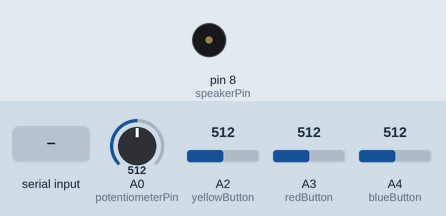
Recording of a sketch running on a simulated Arduino Uno, built with avr-gcc and run on an emulated ATmega328P. Shown: buzzer (waves = sounding). Inputs (shaded band) come from the test bench; at power-on: A0 (potentiometerPin) = 512, A2 (yellowButton) = 512, A3 (redButton) = 512, A4 (blueButton) = 512. What the sketch prints to the serial monitor is not drawn.

Above: at 1.0 s.
1.1 s: "4" received over Serial
At 1.5 s:
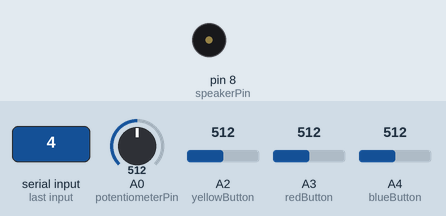
4.1 s: "5" received over Serial
At 6.1 s:
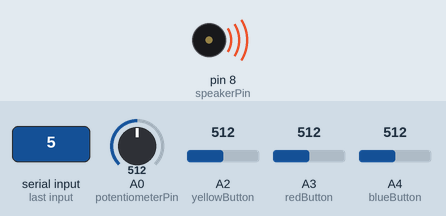
7.1 s: "1" received over Serial
Timing chart, 0 to 10.1 s (numbered marks = the images above; inputs shaded):
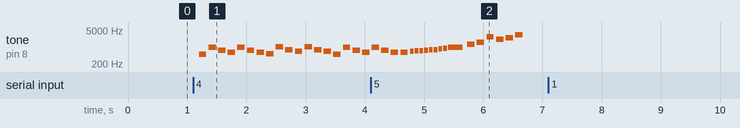

The sketch:

flappybirdarduino.ino
```cpp
#include "pitches.h"

//setting up variables
byte val1;
int val2;
int arduinoCommunication = 0;
char processingCommunication;

//declaring pins
int speakerPin = 8;
const int potentiometerPin = A0;
const int yellowButton = A2;
const int redButton = A3;
const int blueButton = A4;

//declaring states of buttons
int yellowState = 0;
int redState = 0;
int blueState = 0;

//variables needed for state reading
int yellowPrevious = 0;
int yellowPush = 0;
int redPrevious = 0;
int redPush = 0;
int bluePrevious = 0;
int bluePush = 0;

// 1-UP sound
int melody[] = {
  NOTE_E6, NOTE_G6, NOTE_E7, NOTE_C7, NOTE_D7, NOTE_G7,
};

// 1-UP tempo
int noteDurations[] = {
  8, 8, 8, 8, 8, 8,
};

// introduction sound
int intro_melody[] = {
  NOTE_B4, NOTE_B5, NOTE_FS5, NOTE_DS5,
  NOTE_B5, NOTE_FS5, NOTE_DS5, NOTE_C5,
  NOTE_C6, NOTE_G5, NOTE_E5, NOTE_C6, NOTE_G5, NOTE_E5,

  NOTE_B4,  NOTE_B5,  NOTE_FS5,   NOTE_DS5,  NOTE_B5,
  NOTE_FS5, NOTE_DS5,  NOTE_DS5, NOTE_E5,  NOTE_F5,
  NOTE_F5,  NOTE_FS5,  NOTE_G5,  NOTE_G5, NOTE_GS5,  NOTE_A5, NOTE_B5,
};

// introduction tempo
int intro_tempo[] = {
  8, 8, 8, 8,
  8, 8, 8, 8,
  8, 8, 8, 8, 8, 8,

  8, 8, 8, 8, 8,
  8, 8, 8, 16, 16,
  16, 16, 16, 16, 16, 16, 4
};

void setup() {
  pinMode(speakerPin, OUTPUT);
  Serial.begin(9600);
  establishContact();

  //intro playing once when Processing loads
  int size = sizeof(intro_melody) / sizeof(int);
  for (int thisNote = 0; thisNote < size; thisNote++) {
    int noteDuration = 1000 / intro_tempo[thisNote];
    tone(speakerPin, intro_melody[thisNote], noteDuration);
    int pauseBetweenNotes = noteDuration * 1.30;
    delay(pauseBetweenNotes);
    // stop the tone playing:
    noTone(speakerPin);
  }
}

void loop() {

  //reading values that Processing sends to Arduino
  if (Serial.available() > 0) {
    processingCommunication = Serial.read();

    //mapping potentiometer for background
    int potentiometerState = analogRead(potentiometerPin);
    val1 = map(potentiometerState, 0, 1023, 0, 4);

    //checking state of yellow button
    yellowState = analogRead(yellowButton);
    int yellowOn = map(yellowState, 0, 1023, 0, 2);

    //checking state of red button
    redState = analogRead(redButton);
    int redOn = map(redState, 0, 1023, 0, 2);

    //checking state of blue button
    blueState = analogRead(blueButton);
    int blueOn = map(blueState, 0, 1023, 0, 2);


    //if bird is in the slot between the pipes, play 1-UP sound
    if (processingCommunication == '4') {
      for (int thisNote = 0; thisNote < 6; thisNote++) {
        int noteDuration = 1000 / noteDurations[thisNote];
        tone(speakerPin, melody[thisNote], noteDuration);
        int pauseBetweenNotes = noteDuration * 1.30;
        delay(pauseBetweenNotes);
      }
      //if bird is not in the slot between the pipes, don't play 1-UP sound
    } else if (processingCommunication == '5') {
      noTone(speakerPin);
    }

    //state changes of yellow, red and blue buttons
    if (yellowOn != yellowPrevious) {
      if (yellowOn == 1) {
        yellowPush++;
      }
    }

    if (redOn != redPrevious) {
      if (redOn == 1) {
        redPush++;
      }
    }

    if (blueOn != bluePrevious) {
      if (blueOn == 1) {
        bluePush++;
      }
    }

    yellowPrevious = yellowOn;
    redPrevious = redOn;
    bluePrevious = blueOn;

    if (yellowPush % 2 == 1) {
      yellowPush = 0;
      val2 = 0;
    }
    if ((redPush % 2 == 1)) {
      redPush = 0;
      val2 = 1;
    }
    if (bluePush % 2 == 1) {
      bluePush = 0;
      val2 = 2;
    }
    //write values and send them to Processing
    Serial.write(val2);
    Serial.write(val1);
  }
}

  //establish contact between Arduino and Processing
  void establishContact() {
    while (Serial.available() <= 0) {
      Serial.println("A");   // send a capital A
      delay(300);
    }
  }
```

pitches.h
```cpp
/*************************************************
 * Public Constants
 *************************************************/

#define NOTE_B0  31
#define NOTE_C1  33
#define NOTE_CS1 35
#define NOTE_D1  37
#define NOTE_DS1 39
#define NOTE_E1  41
#define NOTE_F1  44
#define NOTE_FS1 46
#define NOTE_G1  49
#define NOTE_GS1 52
#define NOTE_A1  55
#define NOTE_AS1 58
#define NOTE_B1  62
#define NOTE_C2  65
#define NOTE_CS2 69
#define NOTE_D2  73
#define NOTE_DS2 78
#define NOTE_E2  82
#define NOTE_F2  87
#define NOTE_FS2 93
#define NOTE_G2  98
#define NOTE_GS2 104
#define NOTE_A2  110
#define NOTE_AS2 117
#define NOTE_B2  123
#define NOTE_C3  131
#define NOTE_CS3 139
#define NOTE_D3  147
#define NOTE_DS3 156
#define NOTE_E3  165
#define NOTE_F3  175
#define NOTE_FS3 185
#define NOTE_G3  196
#define NOTE_GS3 208
#define NOTE_A3  220
#define NOTE_AS3 233
#define NOTE_B3  247
#define NOTE_C4  262
#define NOTE_CS4 277
#define NOTE_D4  294
#define NOTE_DS4 311
#define NOTE_E4  330
#define NOTE_F4  349
#define NOTE_FS4 370
#define NOTE_G4  392
#define NOTE_GS4 415
#define NOTE_A4  440
#define NOTE_AS4 466
#define NOTE_B4  494
#define NOTE_C5  523
#define NOTE_CS5 554
#define NOTE_D5  587
#define NOTE_DS5 622
#define NOTE_E5  659
#define NOTE_F5  698
#define NOTE_FS5 740
#define NOTE_G5  784
#define NOTE_GS5 831
#define NOTE_A5  880
#define NOTE_AS5 932
#define NOTE_B5  988
#define NOTE_C6  1047
#define NOTE_CS6 1109
#define NOTE_D6  1175
#define NOTE_DS6 1245
#define NOTE_E6  1319
#define NOTE_F6  1397
#define NOTE_FS6 1480
#define NOTE_G6  1568
#define NOTE_GS6 1661
#define NOTE_A6  1760
#define NOTE_AS6 1865
#define NOTE_B6  1976
#define NOTE_C7  2093
#define NOTE_CS7 2217
#define NOTE_D7  2349
#define NOTE_DS7 2489
#define NOTE_E7  2637
#define NOTE_F7  2794
#define NOTE_FS7 2960
#define NOTE_G7  3136
#define NOTE_GS7 3322
#define NOTE_A7  3520
#define NOTE_AS7 3729
#define NOTE_B7  3951
#define NOTE_C8  4186
#define NOTE_CS8 4435
#define NOTE_D8  4699
#define NOTE_DS8 4978
```

Measured:
- after the input at 1.1 s, tone on pin 8 (speakerPin): plays 494 Hz for 0.13 s, 988 Hz for 0.13 s, 740 Hz for 0.13 s, 622 Hz for 0.13 s, 988 Hz for 0.13 s, 740 Hz for 0.13 s … (18 notes in this stretch), starting after 0.10 s
- after the input at 7.1 s, every drawn part: stays the same
